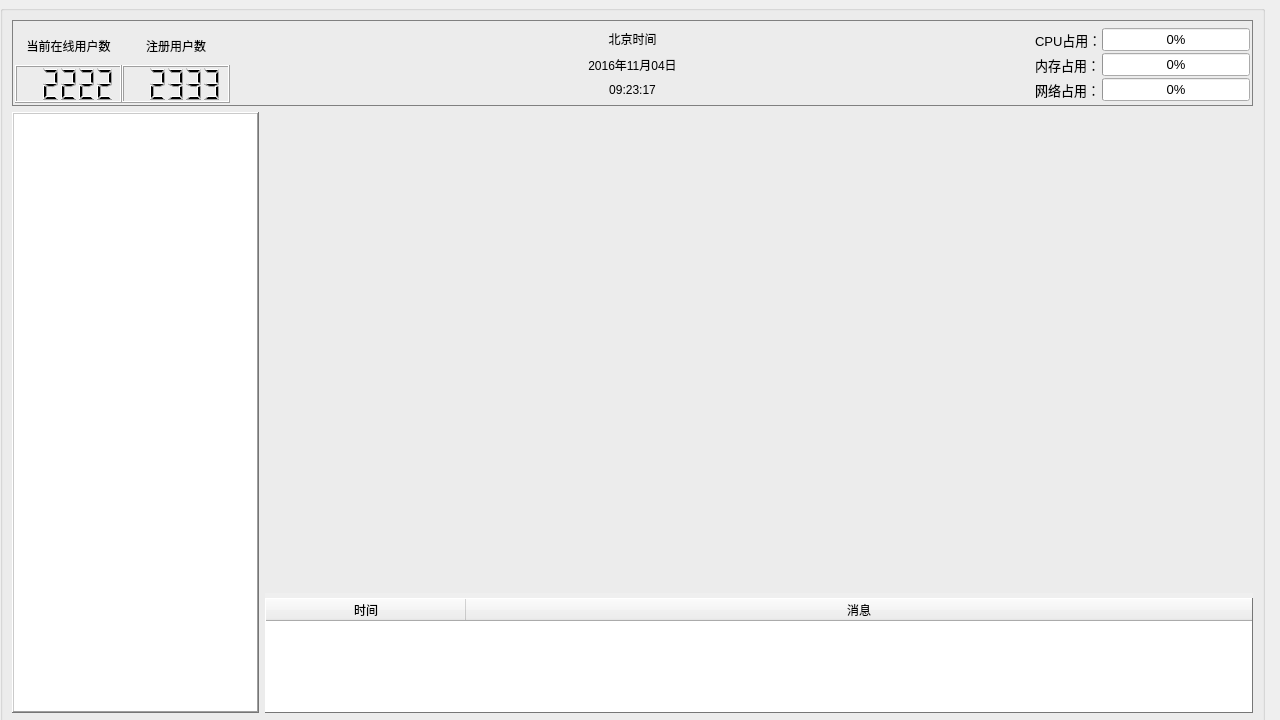
<?xml version="1.0" encoding="UTF-8"?>
<ui version="4.0">
 <class>SystemManagerWidget</class>
 <widget class="QWidget" name="SystemManagerWidget">
  <property name="geometry">
   <rect>
    <x>0</x>
    <y>0</y>
    <width>1280</width>
    <height>720</height>
   </rect>
  </property>
  <property name="styleSheet">
   <string notr="true">QLineEdit {
  border: 1px solid white;
  border-radius: 3px;
}
QTabWidget QGroupBox {
  border: 1px solid gray;
  margin-top: 10px;
  padding-top: 3px;
}
QTabWidget QGroupBox::title {
  top: -7px;
  left: 10px;
}
QDialog QGroupBox {
  border: 1px solid gray;
  margin-top: 10px;
}
QDialog QGroupBox::title {
  top: -7px;
  left: 10px;
}
QDialog {
  background-color: rgb(240,240,240);
}</string>
  </property>
  <widget class="QGroupBox" name="verticalGroupBox">
   <property name="geometry">
    <rect>
     <x>0</x>
     <y>5</y>
     <width>1265</width>
     <height>720</height>
    </rect>
   </property>
   <property name="sizePolicy">
    <sizepolicy hsizetype="Expanding" vsizetype="Expanding">
     <horstretch>0</horstretch>
     <verstretch>0</verstretch>
    </sizepolicy>
   </property>
   <layout class="QVBoxLayout" name="verticalLayout" stretch="1,7">
    <item>
     <widget class="QGroupBox" name="groupBox">
      <property name="styleSheet">
       <string notr="true">QGroupBox {
  border: 1px solid gray;
  padding: 5px;
}</string>
      </property>
      <layout class="QHBoxLayout" name="headerLayout" stretch="2,2,6,3,3,3,4">
       <property name="spacing">
        <number>0</number>
       </property>
       <property name="leftMargin">
        <number>0</number>
       </property>
       <property name="topMargin">
        <number>0</number>
       </property>
       <property name="rightMargin">
        <number>0</number>
       </property>
       <property name="bottomMargin">
        <number>0</number>
       </property>
       <item>
        <layout class="QVBoxLayout" name="verticalLayout_2">
         <item>
          <widget class="QLabel" name="label">
           <property name="text">
            <string>当前在线用户数</string>
           </property>
           <property name="alignment">
            <set>Qt::AlignCenter</set>
           </property>
          </widget>
         </item>
         <item>
          <widget class="QLCDNumber" name="onlineUserCount">
           <property name="mode">
            <enum>QLCDNumber::Dec</enum>
           </property>
           <property name="intValue" stdset="0">
            <number>2222</number>
           </property>
          </widget>
         </item>
        </layout>
       </item>
       <item>
        <layout class="QVBoxLayout" name="verticalLayout_6">
         <item>
          <widget class="QLabel" name="label_5">
           <property name="text">
            <string>注册用户数</string>
           </property>
           <property name="alignment">
            <set>Qt::AlignCenter</set>
           </property>
          </widget>
         </item>
         <item>
          <widget class="QLCDNumber" name="registeredUserCount">
           <property name="mode">
            <enum>QLCDNumber::Dec</enum>
           </property>
           <property name="intValue" stdset="0">
            <number>2333</number>
           </property>
          </widget>
         </item>
        </layout>
       </item>
       <item>
        <spacer name="horizontalSpacer">
         <property name="orientation">
          <enum>Qt::Horizontal</enum>
         </property>
         <property name="sizeHint" stdset="0">
          <size>
           <width>40</width>
           <height>20</height>
          </size>
         </property>
        </spacer>
       </item>
       <item>
        <layout class="QVBoxLayout" name="dateAndTimeLayout">
         <property name="spacing">
          <number>0</number>
         </property>
         <property name="topMargin">
          <number>0</number>
         </property>
         <property name="bottomMargin">
          <number>0</number>
         </property>
         <item>
          <widget class="QLabel" name="zoneLabel">
           <property name="text">
            <string>北京时间</string>
           </property>
           <property name="textFormat">
            <enum>Qt::AutoText</enum>
           </property>
           <property name="alignment">
            <set>Qt::AlignCenter</set>
           </property>
          </widget>
         </item>
         <item>
          <widget class="QLabel" name="dateLabel">
           <property name="enabled">
            <bool>true</bool>
           </property>
           <property name="text">
            <string>2016年11月04日</string>
           </property>
           <property name="alignment">
            <set>Qt::AlignCenter</set>
           </property>
          </widget>
         </item>
         <item>
          <widget class="QLabel" name="timeLabel">
           <property name="text">
            <string>09:23:17</string>
           </property>
           <property name="alignment">
            <set>Qt::AlignCenter</set>
           </property>
          </widget>
         </item>
        </layout>
       </item>
       <item>
        <spacer name="horizontalSpacer_2">
         <property name="orientation">
          <enum>Qt::Horizontal</enum>
         </property>
         <property name="sizeHint" stdset="0">
          <size>
           <width>40</width>
           <height>20</height>
          </size>
         </property>
        </spacer>
       </item>
       <item>
        <layout class="QVBoxLayout" name="statusContainer"/>
       </item>
       <item>
        <layout class="QGridLayout" name="systemStatusLayout">
         <item row="2" column="0">
          <widget class="QLabel" name="networkLabel">
           <property name="font">
            <font>
             <pointsize>10</pointsize>
            </font>
           </property>
           <property name="text">
            <string>网络占用：</string>
           </property>
          </widget>
         </item>
         <item row="1" column="1">
          <widget class="QProgressBar" name="memoryBar">
           <property name="font">
            <font>
             <pointsize>10</pointsize>
            </font>
           </property>
           <property name="value">
            <number>0</number>
           </property>
          </widget>
         </item>
         <item row="2" column="1">
          <widget class="QProgressBar" name="networkBar">
           <property name="font">
            <font>
             <pointsize>10</pointsize>
            </font>
           </property>
           <property name="value">
            <number>0</number>
           </property>
          </widget>
         </item>
         <item row="0" column="1">
          <widget class="QProgressBar" name="cpuBar">
           <property name="font">
            <font>
             <pointsize>10</pointsize>
            </font>
           </property>
           <property name="value">
            <number>0</number>
           </property>
          </widget>
         </item>
         <item row="1" column="0">
          <widget class="QLabel" name="memoryLabel">
           <property name="font">
            <font>
             <pointsize>10</pointsize>
            </font>
           </property>
           <property name="text">
            <string>内存占用：</string>
           </property>
          </widget>
         </item>
         <item row="0" column="0">
          <widget class="QLabel" name="cpuLabel">
           <property name="font">
            <font>
             <pointsize>10</pointsize>
            </font>
           </property>
           <property name="text">
            <string>CPU占用：</string>
           </property>
          </widget>
         </item>
        </layout>
       </item>
      </layout>
     </widget>
    </item>
    <item>
     <layout class="QHBoxLayout" name="mainContentLayout" stretch="1,4">
      <item>
       <widget class="QTreeWidget" name="treeWidget">
        <property name="frameShape">
         <enum>QFrame::WinPanel</enum>
        </property>
        <property name="frameShadow">
         <enum>QFrame::Raised</enum>
        </property>
        <attribute name="headerVisible">
         <bool>false</bool>
        </attribute>
        <column>
         <property name="text">
          <string>1</string>
         </property>
        </column>
       </widget>
      </item>
      <item>
       <layout class="QVBoxLayout" name="rightSideLayout" stretch="4,1">
        <property name="spacing">
         <number>0</number>
        </property>
        <item>
         <layout class="QVBoxLayout" name="contentContainer">
          <property name="spacing">
           <number>0</number>
          </property>
          <item>
           <widget class="QWidget" name="widget" native="true"/>
          </item>
         </layout>
        </item>
        <item>
         <widget class="QTableWidget" name="infoOutputTable">
          <property name="font">
           <font>
            <pointsize>-1</pointsize>
            <weight>50</weight>
            <italic>false</italic>
            <bold>false</bold>
           </font>
          </property>
          <property name="styleSheet">
           <string notr="true">QTableWidget {
  margin-top: 5px;
  font: 11px;
}
*{
  font:12px;
}</string>
          </property>
          <property name="frameShape">
           <enum>QFrame::WinPanel</enum>
          </property>
          <property name="frameShadow">
           <enum>QFrame::Raised</enum>
          </property>
          <property name="gridStyle">
           <enum>Qt::NoPen</enum>
          </property>
          <attribute name="horizontalHeaderDefaultSectionSize">
           <number>200</number>
          </attribute>
          <attribute name="horizontalHeaderStretchLastSection">
           <bool>true</bool>
          </attribute>
          <column>
           <property name="text">
            <string>时间</string>
           </property>
          </column>
          <column>
           <property name="text">
            <string>消息</string>
           </property>
          </column>
         </widget>
        </item>
       </layout>
      </item>
     </layout>
    </item>
   </layout>
  </widget>
 </widget>
 <resources/>
 <connections/>
</ui>
